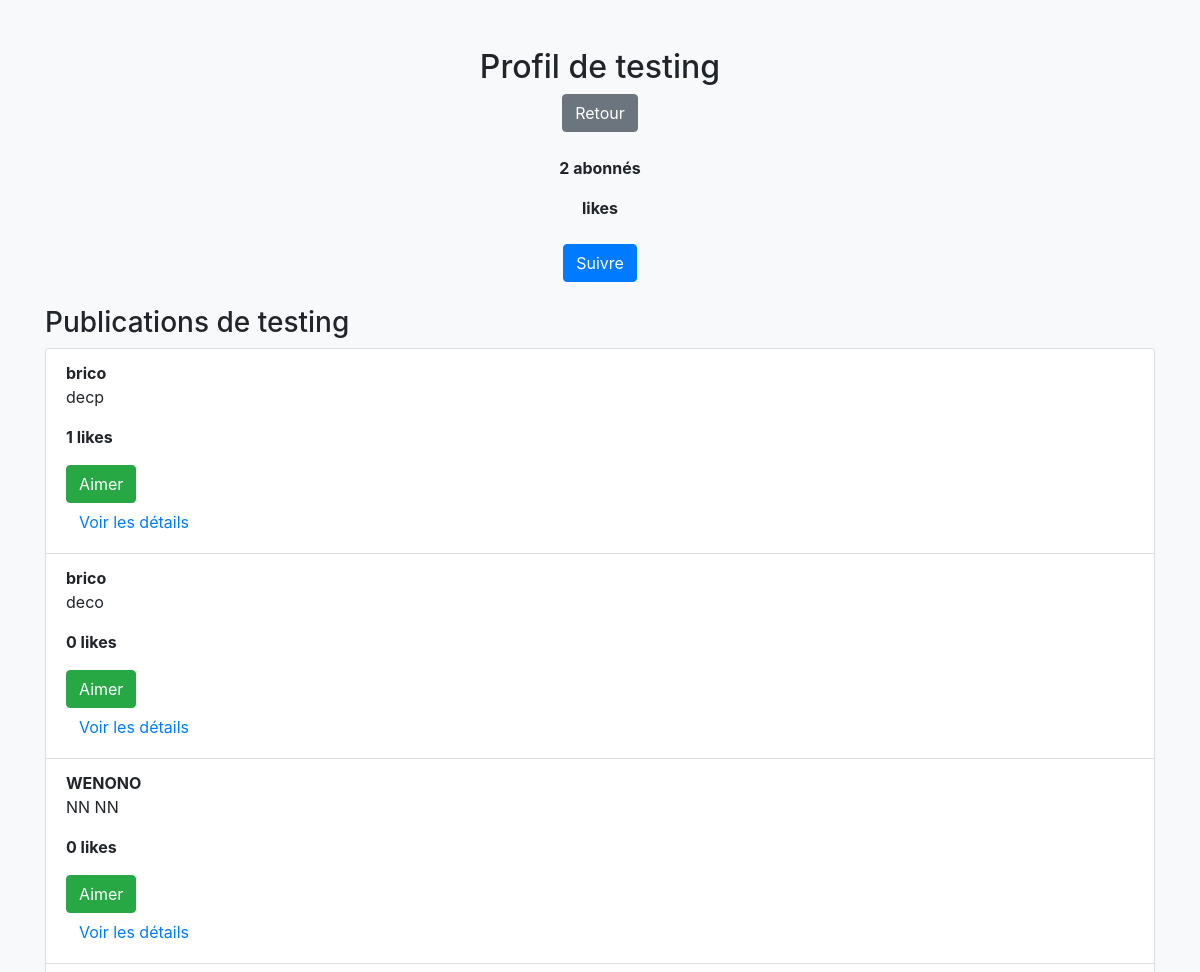
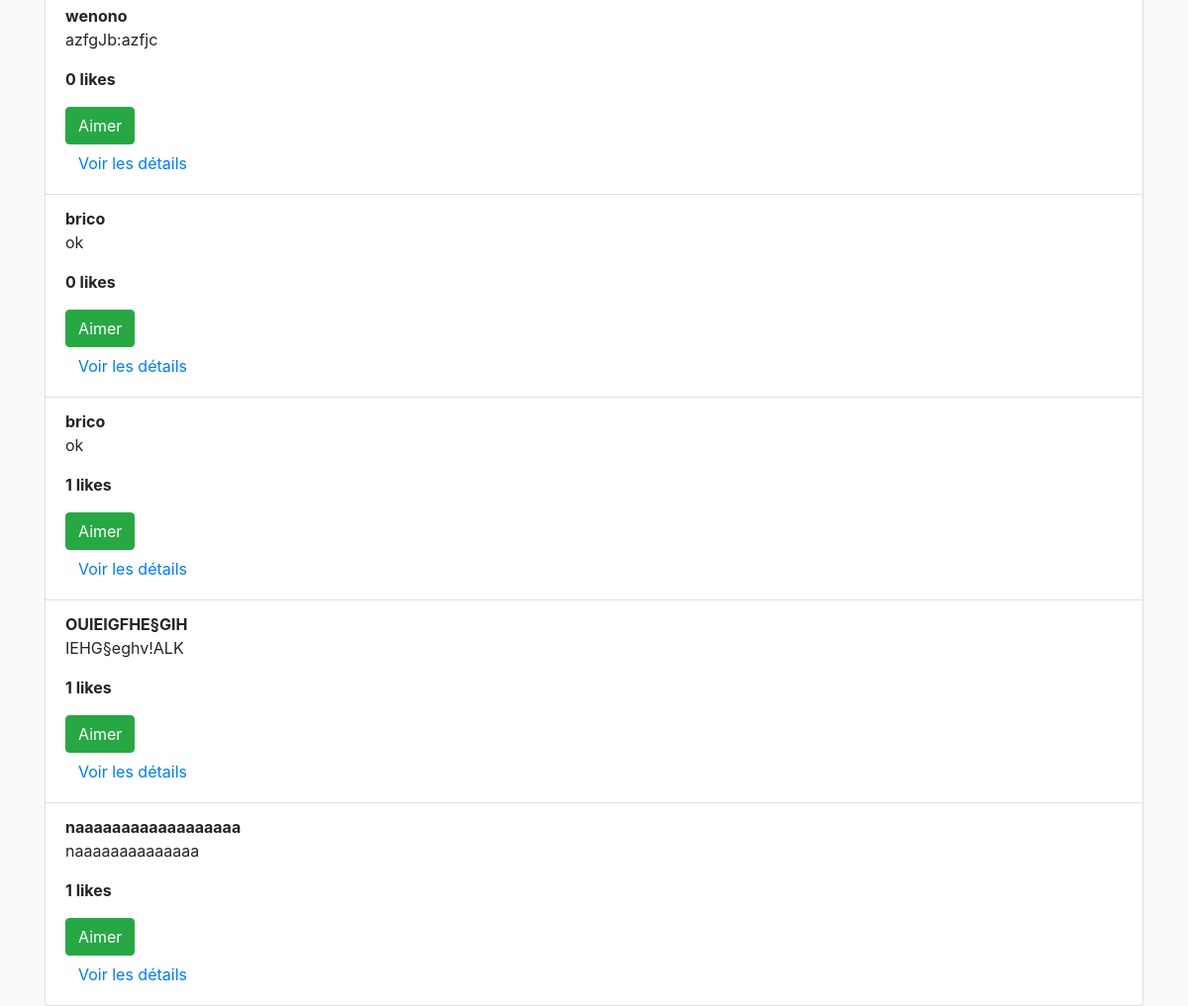
/profil/auteur/3/, run on the app's committed database (2 pictures, top to bottom).
### forum/models.py (models this page shows, shortened)
class Publication(models.Model):
    user = models.ForeignKey(User, on_delete=models.CASCADE)
    titre = models.CharField(max_length=200)
    contenu = models.TextField()
    image = models.ImageField(upload_to='publications/', blank=True, null=True)
    date_pub = models.DateTimeField(auto_now_add=True)
    est_approuve = models.BooleanField(default=False)

### forum/views.py (the view)
# urls.py: path('profil/auteur/<int:id>/', profil_auteur_view, name='profil_auteur'),
def profil_auteur_view(request, id):
    auteur = get_object_or_404(User, id=id)  # Cela renverra une 404 si l'utilisateur n'existe pas
    publications = Publication.objects.filter(user=auteur)  # Récupère les publications de cet auteur
    return render(request, 'forum/profil_auteur.html', {'auteur': auteur, 'publications': publications})

### forum/templates/forum/profil_auteur.html (shortened to what this page needs)
<!DOCTYPE html>
<html lang="fr">
<head>
    <link href="https://stackpath.bootstrapcdn.com/bootstrap/4.5.2/css/bootstrap.min.css" rel="stylesheet">
</head>
<body class="bg-light">
<div class="container mt-5">
    <h2 class="text-center">Profil de {{ auteur.username }}</h2>
    <div class="text-center mb-4">
        <a href="{% url 'home' %}" class="btn btn-secondary">Retour</a>
    </div>
    <div class="stats text-center mb-4">
        <p><strong>{{ auteur.followers.count }} abonnés</strong></p>
        <p><strong>{{ auteur.likes.count }} likes</strong></p>
    </div>
    <div class="follow-container text-center mb-4">
        {% if request.user in auteur.followers.all %}
            <form action="{% url 'unfollow_user' auteur.id %}" method="post" class="d-inline">
                {% csrf_token %}
                <button type="submit" class="btn btn-danger">Se désabonner</button>
            </form>
            <p>Vous suivez actuellement {{ auteur.username }}.</p>
        {% else %}
            <form action="{% url 'follow_user' auteur.id %}" method="post" class="d-inline">
                <button type="submit" class="btn btn-primary">Suivre</button>
            </form>
        {% endif %}
    </div>
    <h3>Publications de {{ auteur.username }}</h3>
    <ul class="list-group">
        {% for publication in publications %}
            <li class="list-group-item">
                <strong>{{ publication.titre }}</strong>
                <p>{{ publication.contenu|truncatewords:30 }}</p>
                <p><strong>{{ publication.likes.count }} likes</strong></p>
                {% if publication.id in liked_publications %}
                    <form action="{% url 'unlike_publication' publication.id %}" method="post" class="d-inline">
                        {% csrf_token %}
                        <button type="submit" class="btn btn-warning">Ne plus aimer</button>
                    </form>
                {% else %}
                    <form action="{% url 'like_publication' publication.id %}" method="post" class="d-inline">
                        <button type="submit" class="btn btn-success">Aimer</button>
                    </form>
                {% endif %}
                <br>
                <a href="{% url 'publication_detail' publication.id %}" class="btn btn-link">Voir les détails</a>
            </li>
        {% empty %}
            <li class="list-group-item">Aucune publication trouvée.</li>
        {% endfor %}
    </ul>
</div>
</body>
</html>

### data on the page
Publication: titre "brico", contenu "decp", likes.count "1", shows "Aimer"
Publication: titre "brico", contenu "deco", likes.count "0", shows "Aimer"
Publication: titre "WENONO", contenu "NN NN", likes.count "0", shows "Aimer"
Publication: titre "wenono", contenu "azfgJb:azfjc", likes.count "0", shows "Aimer"
Publication: titre "brico", contenu "ok", likes.count "0", shows "Aimer"
Publication: titre "brico", contenu "ok", likes.count "1", shows "Aimer"
Publication: titre "OUIEIGFHE§GIH", contenu "IEHG§eghv!ALK", likes.count "1", shows "Aimer"
Publication: titre "naaaaaaaaaaaaaaaaaa", contenu "naaaaaaaaaaaaaa", likes.count "1", shows "Aimer"

### other printed values
{{ auteur.username }} "testing"
{{ auteur.followers.count }} "2"
